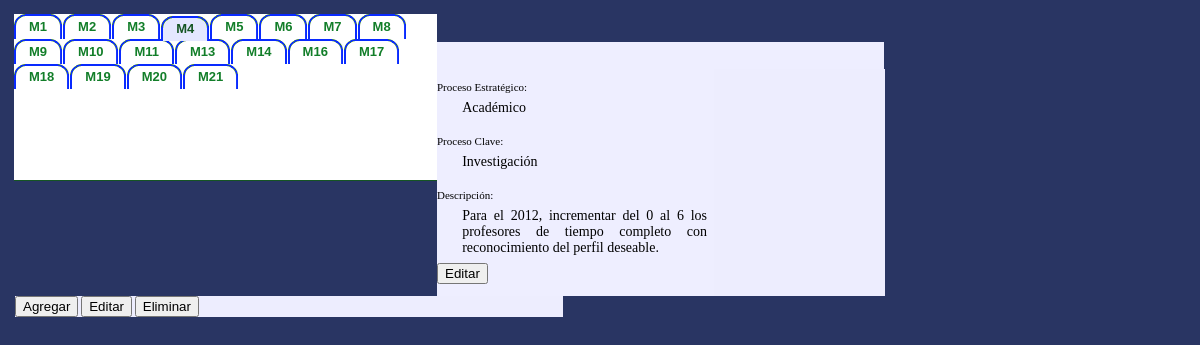
Screenshot of /PruebaCSS/css.php?meta=4 with the database file from the repository.
### tables this page shows
CREATE TABLE IF NOT EXISTS `metas` (
  `Id_Meta` int(11) NOT NULL,
  `Id_Proc_Clave` int(11) NOT NULL,
  `Me_Nombre` varchar(200) NOT NULL,
  `Me_Unidad_M` varchar(100) NOT NULL,
  `Me_Cantidad` int(11) NOT NULL,
  PRIMARY KEY (`Id_Meta`)
);

CREATE TABLE IF NOT EXISTS `proc_estrategicos` (
  `Id_Proc_Estrategico` int(11) NOT NULL,
  `Pe_Nombre` varchar(30) NOT NULL,
  PRIMARY KEY (`Id_Proc_Estrategico`)
);

CREATE TABLE IF NOT EXISTS `proc_claves` (
  `Id_Proc_Clave` int(11) NOT NULL,
  `Id_Proc_Estrategico` int(11) NOT NULL,
  `Pc_Nombre` varchar(60) NOT NULL,
  `Pc_Gf` int(11) NOT NULL,
  `Pc_Fn` int(11) NOT NULL,
  `Pc_Sf` int(11) NOT NULL,
  `Pc_Ai` int(11) NOT NULL,
  `Pc_Pp` varchar(4) NOT NULL,
  `Pc_Codigo` int(11) NOT NULL,
  `Pc_Est_Prog_Co` varchar(11) NOT NULL,
  PRIMARY KEY (`Id_Proc_Clave`)
);

### includes/Base_de_Datos.php (called while the page is built, shortened)
<?php
	class Base_de_datos{
		private $conexion;
		private $resArray;
		function __construct($server,$usuario,$password,$bd){
			$this->resArray=array();
			$this->server=$server;
			$this->usuario=$usuario;
			$this->password=$password;
			$this->bd=$bd;
			try {
				if(!($this->conexion=@mysqli_connect($this->server,$this->usuario,$this->password,$this->bd))) {
					throw new Exception('No se pudo conectar al servidor');
				}
			 } catch(Exception $e) {
					die($e->getMessage()."".mysqli_connect_error());
			 }
		}
		function executeSQL($sql){
			$this->resArray= array();
			$res=$this->conexion->multi_query($sql);
			if($res){
			$fila=0;
				do{
					if($result=$this->conexion->store_result()){
						while($row=$result->fetch_row()){
							$columna=0;
							foreach ($row as $cell){
								$this->resArray[$fila][$columna]=$cell;
								$columna++;
							}
							$fila++;
						}
					}
				}while ($this->conexion->next_result());
			}
		}
        function getArray(){
        	return $this->resArray;
        }
	}
?>

### includes/Procedimientos.php (called while the page is built, shortened)
<?php
	include_once ($_SERVER['DOCUMENT_ROOT'].'/CREBYS-ITJ/includes/Base_de_Datos.php');
	class Procedimientos{
		private $conexion;
		function __construct(){
			$this->conexion=new Base_de_Datos("localhost","root","","crebys-itj");
		}
		function devolverAcciones($Id_Meta){
			$this->conexion->executeSQL("select Ac_Descripcion,Id_Accion from Acciones where Id_Meta=$Id_Meta order by Id_Accion");
			return $this->conexion->getArray();
		}
		function datosMeta($Id_Meta){
			$this->conexion->executeSQL("SELECT Me_Nombre, Pc_Nombre, Pe_Nombre,proc_estrategicos.Id_Proc_Estrategico,Me_Unidad_M,Me_Cantidad,Me_Nombre,proc_claves.Id_Proc_Clave
										 FROM metas
											INNER JOIN (
												proc_claves
												INNER JOIN proc_estrategicos ON proc_estrategicos.Id_Proc_Estrategico = proc_claves.Id_Proc_Estrategico
											) ON proc_claves.Id_Proc_Clave = metas.Id_Proc_Clave
										 WHERE Id_Meta =$Id_Meta");
			return $this->conexion->getArray();
		}
		function devolverMetas(){
			$this->conexion->executeSQL('select Id_Meta from Metas');
			return $this->conexion->getArray();
		}
	}
?>

### PruebaCSS/css.php (the view, shortened to what this page needs)
<?php
	include_once ($_SERVER['DOCUMENT_ROOT'].'/CREBYS-ITJ/includes/Procedimientos.php');
	$proc=new Procedimientos();
?>
<!DOCTYPE html PUBLIC "-//W3C//DTD HTML 4.01 Transitional//EN" "http://www.w3.org/TR/html4/loose.dtd">
<html>
<head>
<link href="ITJStyle.css" rel="stylesheet" type="text/css" />
</head>
<body>
<div id="area">
    <div class="menup">
	<ul id="lista">
    <?php
		$metas=$proc->devolverMetas();
		for($e=0;$e<count($metas);$e++){
			if($metas[$e][0]==$_SESSION['meta'])
		    	echo "<li class='current'><a href=''><span>M".$metas[$e][0]."</span></a></li>";
			else
	    		echo "<li ><a href='css.php?meta=".$metas[$e][0]."'><span>M".$metas[$e][0]."</span></a></li>";
		}
	?>
    </ul>
	</div>
    <div id="containercolumns">
    	<div id="contentcolumns"></font></font>
        	<br/>
	        Proceso Estratégico:
            <div class="info">
              <?php
            	$namep=$proc->datosMeta($_SESSION['meta']);
				echo $namep[0][2];
			?>
            </div>
            <br/>
            Proceso Clave:
            <div class="info">
              <?php
				echo $namep[0][1];
            ?>
            </div>
            <br/>
        	Descripción:
			<div class="info">
			  <?php
				echo $namep[0][0];
            ?>
</div>
                        	<div ><input type="button" value="Editar" /></div>
            <br/>
    	</div>
        <form action="accion.php" method="post">
       	<div id="menucolumns">
	       	<div >
                <input type="button" value="Agregar" />
            	<input type="submit" value="Editar" />
                <input type="button" value="Eliminar" />
            </div>
		</div>
        </form>
		</div>
</div>
</body>
</html>

### PruebaCSS/ITJStyle.css (style rules this page uses)
#containercolumns { background-color: #EEF; width: 869px; margin: 28px 0 46px 1px; border: 0px solid #000; padding: 27px 0 0; }
#contentcolumns { background-color: #EEF; width: 277px; border-right: 591px solid #EDEDFE; margin-right: -565px; float: left; }
#menucolumns { width: 548px; float: left; color: #222; background: #EDEDFE; text-align: left; }
.menup { font-weight: bold; font-family: "Arial ", "Helvetica ", sans-serif; font-size: 13px; background-color: rgb(255, 255, 255); float: left; width: 423px; border-bottom: 1px solid rgb(21, 85, 35); overflow: scroll; height: 166px; }
.menup UL { list-style: none; margin: 0px; padding: 0px 0px 0; }
.menup LI { display: inline; }
.menup A { background: url(menup_dcha.gif) no-repeat right top; float: left; margin: 0 1px 0 0; padding: 0px; color: rgb(18, 126, 41); text-decoration: none; }
.menup A SPAN { background: url(menup_izda.gif) no-repeat left top; display: block; padding: 5px 15px; }
.menup LI.current A { background-position: 100% -75px; position: relative; top: 2px; }
.menup LI.current A SPAN { background-position: 0% -75px; color: rgb(21, 85, 35); }
BODY { font-family: Verdana; font-size: 11px; font-weight: normal; font-style: normal; font-variant: normal; text-transform: none; color: rgb(0, 0, 0); background-color: rgb(41, 53, 99); }
#area { float: left; width: 870px; height: auto; border-top-color: rgb(0, 0, 0); border-right-color: rgb(0, 0, 0); border-bottom-color: rgb(0, 0, 0); border-left-color: rgb(0, 0, 0); margin: 5px; padding: 1px; overflow-x: scroll; }
.info { background-color: transparent; border: 2px hidden rgb(0, 0, 0); overflow: auto; float: none; text-align: justify; margin: 0.5em; font-family: Consolas; font-size: 14px; text-decoration: none; padding-left: 1.3em; }
#lista { height: 56px; width: auto; overflow: visible; }

### rows the page displays
metas: Id_Meta "1"
metas: Id_Meta "2"
metas: Id_Meta "3"
metas: Id_Meta "4", proc_estrategicos.Pe_Nombre "Académico", Id_Proc_Clave.Pc_Nombre "Investigación", Me_Nombre "Para el 2012, incrementar del 0 al 6 los profesores de tiempo completo con reconocimiento del perfil deseable."
metas: Id_Meta "5"
metas: Id_Meta "6"
metas: Id_Meta "7"
metas: Id_Meta "8"
metas: Id_Meta "9"
metas: Id_Meta "10"
metas: Id_Meta "11"
metas: Id_Meta "13"
metas: Id_Meta "14"
metas: Id_Meta "16"
metas: Id_Meta "17"
metas: Id_Meta "18"
metas: Id_Meta "19"
metas: Id_Meta "20"
metas: Id_Meta "21"
